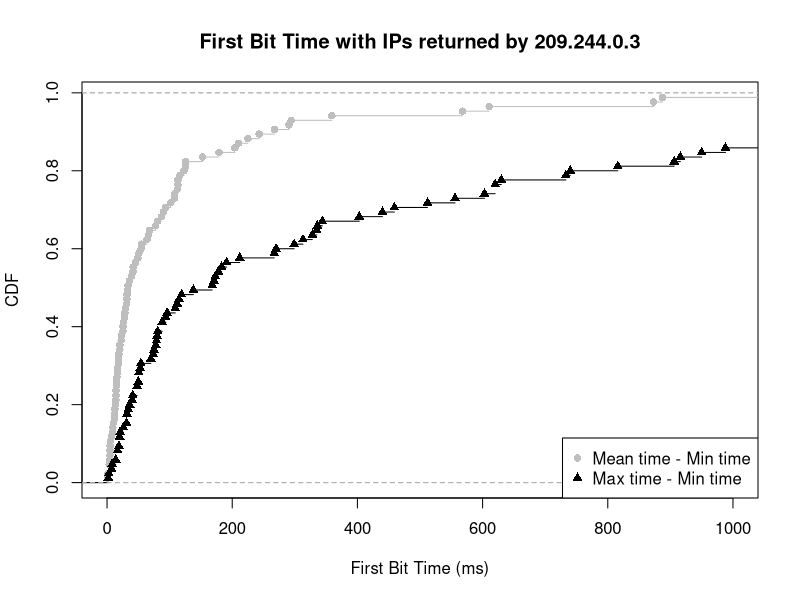

This chart was generated by the following R code:
mean_min <- c(8.458333, 267.400000, 31.690476, 87.218750, 89.833333, 3.500000, 80.923077, 125.500000, 22.916667, 18.333333, 18.833333, 123.000000, 113.166667, 77.750000, 101.666667, 359.166667, 108.000000, 25.416667, 28.033333, 54.500000, 610.500000, 31.958333, 9.166667, 41.433333, 14.181818, 3.500000, 50.944444, 243.000000, 93.416667, 14.300000, 33.000000, 66.500000, 39.166667, 4.333333, 26.333333, 4.666667, 12.333333, 15.866667, 290.711538, 14.722222, 18.388889, 178.800000, 5.000000, 11.700000, 887.583333, 567.909091, 225.000000, 210.166667, 55.711111, 113.250000, 14.750000, 4.833333, 116.400000, 14.333333, 12.444444, 31.333333, 22.666667, 63.892857, 49.411765, 13.500000, 125.458333, 2359.666667, 29.533333, 204.179245, 112.468750, 10.166667, 16.666667, 294.200000, 41.750000, 1.500000, 1.000000, 35.904762, 68.250000, 873.000000, 45.416667, 20.333333, 33.500000, 25.333333, 7.000000, 17.166667, 152.500000, 20.500000, 28.500000, 5.166667, 107.937500)

max_min <- c(48.00, 1076.00, 88.00, 344.00, 556.00, 17.00, 299.00, 335.00, 138.00, 51.00, 48.00, 630.00, 212.00, 988.00, 603.00, 1251.00, 336.00, 115.00, 168.00, 512.00, 1846.00, 109.00, 17.00, 270.00, 40.00, 7.00, 183.00, 906.00, 403.00, 75.00, 70.00, 267.00, 94.00, 8.00, 81.00, 20.00, 26.00, 112.00, 733.00, 50.00, 178.00, 740.00, 19.00, 36.00, 2076.00, 1125.00, 1218.00, 459.00, 440.00, 916.00, 54.00, 21.00, 2702.00, 41.00, 34.00, 79.00, 80.00, 173.00, 620.00, 96.00, 1989.00, 7040.00, 313.00, 1713.00, 816.00, 32.00, 31.00, 3172.00, 171.00, 3.00, 2.00, 191.00, 620.00, 9321.00, 119.00, 53.00, 88.00, 51.00, 14.00, 32.00, 950.00, 74.00, 78.00, 20.00, 328.00)

mean_min_val = ecdf(mean_min)
max_min_val = ecdf(max_min)

plot(mean_min_val, lty=1, col="grey", pch = 16, xlab="First Bit Time (ms)", ylab="CDF", main="First Bit Time with IPs returned by 209.244.0.3", xlim=c(0, 1000))
lines(max_min_val, pch = 17)

legend("bottomright",  pch = c(16, 17), legend=c("Mean time - Min time", "Max time - Min time"), col=c("grey", "black"))

